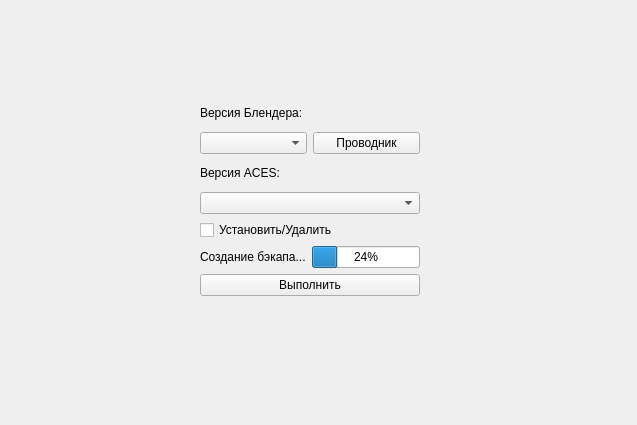
<?xml version="1.0" encoding="UTF-8"?>
<ui version="4.0">
 <class>MainWindow</class>
 <widget class="QMainWindow" name="MainWindow">
  <property name="geometry">
   <rect>
    <x>0</x>
    <y>0</y>
    <width>637</width>
    <height>425</height>
   </rect>
  </property>
  <property name="windowTitle">
   <string>MainWindow</string>
  </property>
  <widget class="QWidget" name="centralwidget">
   <widget class="QWidget" name="verticalLayoutWidget">
    <property name="geometry">
     <rect>
      <x>200</x>
      <y>100</y>
      <width>220</width>
      <height>196</height>
     </rect>
    </property>
    <layout class="QVBoxLayout" name="verticalLayout">
     <item>
      <layout class="QVBoxLayout" name="verticalLayout_2">
       <item>
        <widget class="QLabel" name="label">
         <property name="text">
          <string>Версия Блендера:</string>
         </property>
        </widget>
       </item>
       <item>
        <layout class="QHBoxLayout" name="horizontalLayout">
         <item>
          <widget class="QComboBox" name="comboBox"/>
         </item>
         <item>
          <widget class="QPushButton" name="pushButton_2">
           <property name="text">
            <string>Проводник</string>
           </property>
          </widget>
         </item>
        </layout>
       </item>
      </layout>
     </item>
     <item>
      <layout class="QVBoxLayout" name="verticalLayout_4">
       <item>
        <widget class="QLabel" name="label_2">
         <property name="text">
          <string>Версия ACES:</string>
         </property>
        </widget>
       </item>
       <item>
        <layout class="QHBoxLayout" name="horizontalLayout_3">
         <item>
          <widget class="QComboBox" name="comboBox_2"/>
         </item>
        </layout>
       </item>
      </layout>
     </item>
     <item>
      <widget class="QCheckBox" name="checkBox">
       <property name="text">
        <string>Установить/Удалить</string>
       </property>
      </widget>
     </item>
     <item>
      <layout class="QHBoxLayout" name="horizontalLayout_2">
       <item>
        <widget class="QLabel" name="label_3">
         <property name="text">
          <string>Создание бэкапа...</string>
         </property>
        </widget>
       </item>
       <item>
        <widget class="QProgressBar" name="progressBar">
         <property name="value">
          <number>24</number>
         </property>
        </widget>
       </item>
      </layout>
     </item>
     <item>
      <widget class="QPushButton" name="pushButton">
       <property name="layoutDirection">
        <enum>Qt::LayoutDirection::LeftToRight</enum>
       </property>
       <property name="text">
        <string>Выполнить</string>
       </property>
      </widget>
     </item>
    </layout>
   </widget>
  </widget>
 </widget>
 <resources/>
 <connections/>
</ui>
